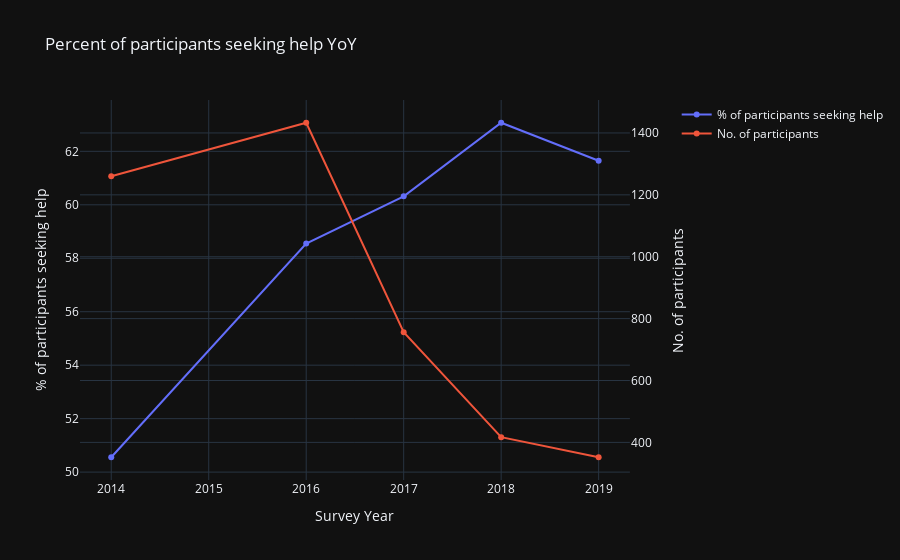

The notebook cell saved with this chart:
### Code cell
# Create figure with secondary y-axis
fig = make_subplots(specs=[[{"secondary_y": True}]])

# Add traces
fig.add_trace(
    go.Scatter(x=survey_years, y=percent_yoy, name="% of participants seeking help"),
    secondary_y=False,
)

fig.add_trace(
    go.Scatter(x=survey_years, y=tot_yoy, name="No. of participants"),
    secondary_y=True,
)

# Add figure title
fig.update_layout(
    title_text="Percent of participants seeking help YoY",
    template="plotly_dark"
)

# Set x-axis title
fig.update_xaxes(title_text="Survey Year")

# Set y-axes titles
fig.update_yaxes(title_text="% of participants seeking help", secondary_y=False)
fig.update_yaxes(title_text="No. of participants", secondary_y=True)

fig.show()

### Figure 1 — Plotly figure (JSON) as saved in the notebook; plotly's stock layout.template omitted (floating-point values rounded to 4 significant figures)
{"data": [{"name": "% of participants seeking help", "type": "scatter", "x": [2014, 2016, 2017, 2018, 2019], "xaxis": "x", "y": [50.56, 58.55, 60.32, 63.07, 61.65], "yaxis": "y"}, {"name": "No. of participants", "type": "scatter", "x": [2014, 2016, 2017, 2018, 2019], "xaxis": "x", "y": [1260, 1433, 756, 417, 352], "yaxis": "y2"}], "layout": {"title": {"text": "Percent of participants seeking help YoY"}, "xaxis": {"anchor": "y", "domain": [0, 0.94], "title": {"text": "Survey Year"}}, "yaxis": {"anchor": "x", "domain": [0, 1], "title": {"text": "% of participants seeking help"}}, "yaxis2": {"anchor": "x", "overlaying": "y", "side": "right", "title": {"text": "No. of participants"}}}}
